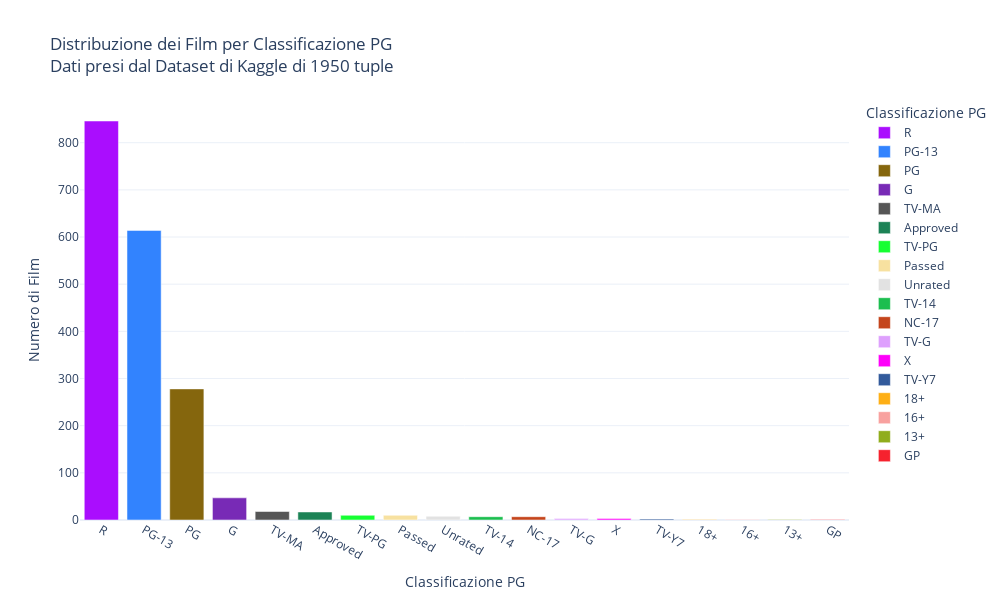

Notebook code for this chart:
### Code cell
# Unimi 2023/2024
# Progetto di Visualizzazione Scientifica
# 984605 Pomayay Gabonal Angello Fernando 
# 01553A Mbaye Serigne Darou

import pandas as pd
import plotly.express as px

# Soppressione degli avvertimenti
import warnings
warnings.simplefilter(action='ignore', category=FutureWarning)

# Lettura del csv
file_path = "../movies_r.csv"
df = pd.read_csv(file_path)

# Calcolo la distribuzione della classificazione PG
pg_distribution = df['PG Rating'].value_counts().reset_index()
pg_distribution.columns = ['PG Rating', 'Count']

# Creazione del grafico a barre
color_map = {}
for pg_rating in pg_distribution['PG Rating']:
    color_map[pg_rating] = px.colors.qualitative.Alphabet[pg_distribution['PG Rating'].tolist().index(pg_rating)]

fig = px.bar(pg_distribution, x='PG Rating', y='Count',
             title='Distribuzione dei Film per Classificazione PG<br>Dati presi dal Dataset di Kaggle di 1950 tuple',
             labels={'Count': 'Numero di Film', 'PG Rating': 'Classificazione PG'},
             color='PG Rating', color_discrete_map=color_map,
             template='plotly_white'
            )  
fig.update_layout(width=1000, height=600)

fig.write_html("../file_html/pg_rating.html")
fig.show()

### Figure 1 — Plotly figure (JSON) as saved in the notebook; plotly's stock layout.template omitted (floating-point values rounded to 4 significant figures)
{"data": [{"alignmentgroup": "True", "hovertemplate": "Classificazione PG=%{x}<br>Numero di Film=%{y}<extra></extra>", "legendgroup": "R", "marker": {"color": "#AA0DFE", "pattern": {"shape": ""}}, "name": "R", "offsetgroup": "R", "orientation": "v", "showlegend": true, "textposition": "auto", "x": ["R"], "xaxis": "x", "y": [846], "yaxis": "y", "type": "bar"}, {"alignmentgroup": "True", "hovertemplate": "Classificazione PG=%{x}<br>Numero di Film=%{y}<extra></extra>", "legendgroup": "PG-13", "marker": {"color": "#3283FE", "pattern": {"shape": ""}}, "name": "PG-13", "offsetgroup": "PG-13", "orientation": "v", "showlegend": true, "textposition": "auto", "x": ["PG-13"], "xaxis": "x", "y": [614], "yaxis": "y", "type": "bar"}, {"alignmentgroup": "True", "hovertemplate": "Classificazione PG=%{x}<br>Numero di Film=%{y}<extra></extra>", "legendgroup": "PG", "marker": {"color": "#85660D", "pattern": {"shape": ""}}, "name": "PG", "offsetgroup": "PG", "orientation": "v", "showlegend": true, "textposition": "auto", "x": ["PG"], "xaxis": "x", "y": [278], "yaxis": "y", "type": "bar"}, {"alignmentgroup": "True", "hovertemplate": "Classificazione PG=%{x}<br>Numero di Film=%{y}<extra></extra>", "legendgroup": "G", "marker": {"color": "#782AB6", "pattern": {"shape": ""}}, "name": "G", "offsetgroup": "G", "orientation": "v", "showlegend": true, "textposition": "auto", "x": ["G"], "xaxis": "x", "y": [47], "yaxis": "y", "type": "bar"}, {"alignmentgroup": "True", "hovertemplate": "Classificazione PG=%{x}<br>Numero di Film=%{y}<extra></extra>", "legendgroup": "TV-MA", "marker": {"color": "#565656", "pattern": {"shape": ""}}, "name": "TV-MA", "offsetgroup": "TV-MA", "orientation": "v", "showlegend": true, "textposition": "auto", "x": ["TV-MA"], "xaxis": "x", "y": [18], "yaxis": "y", "type": "bar"}, {"alignmentgroup": "True", "hovertemplate": "Classificazione PG=%{x}<br>Numero di Film=%{y}<extra></extra>", "legendgroup": "Approved", "marker": {"color": "#1C8356", "pattern": {"shape": ""}}, "name": "Approved", "offsetgroup": "Approved", "orientation": "v", "showlegend": true, "textposition": "auto", "x": ["Approved"], "xaxis": "x", "y": [17], "yaxis": "y", "type": "bar"}, {"alignmentgroup": "True", "hovertemplate": "Classificazione PG=%{x}<br>Numero di Film=%{y}<extra></extra>", "legendgroup": "TV-PG", "marker": {"color": "#16FF32", "pattern": {"shape": ""}}, "name": "TV-PG", "offsetgroup": "TV-PG", "orientation": "v", "showlegend": true, "textposition": "auto", "x": ["TV-PG"], "xaxis": "x", "y": [10], "yaxis": "y", "type": "bar"}, {"alignmentgroup": "True", "hovertemplate": "Classificazione PG=%{x}<br>Numero di Film=%{y}<extra></extra>", "legendgroup": "Passed", "marker": {"color": "#F7E1A0", "pattern": {"shape": ""}}, "name": "Passed", "offsetgroup": "Passed", "orientation": "v", "showlegend": true, "textposition": "auto", "x": ["Passed"], "xaxis": "x", "y": [10], "yaxis": "y", "type": "bar"}, {"alignmentgroup": "True", "hovertemplate": "Classificazione PG=%{x}<br>Numero di Film=%{y}<extra></extra>", "legendgroup": "Unrated", "marker": {"color": "#E2E2E2", "pattern": {"shape": ""}}, "name": "Unrated", "offsetgroup": "Unrated", "orientation": "v", "showlegend": true, "textposition": "auto", "x": ["Unrated"], "xaxis": "x", "y": [8], "yaxis": "y", "type": "bar"}, {"alignmentgroup": "True", "hovertemplate": "Classificazione PG=%{x}<br>Numero di Film=%{y}<extra></extra>", "legendgroup": "TV-14", "marker": {"color": "#1CBE4F", "pattern": {"shape": ""}}, "name": "TV-14", "offsetgroup": "TV-14", "orientation": "v", "showlegend": true, "textposition": "auto", "x": ["TV-14"], "xaxis": "x", "y": [7], "yaxis": "y", "type": "bar"}, {"alignmentgroup": "True", "hovertemplate": "Classificazione PG=%{x}<br>Numero di Film=%{y}<extra></extra>", "legendgroup": "NC-17", "marker": {"color": "#C4451C", "pattern": {"shape": ""}}, "name": "NC-17", "offsetgroup": "NC-17", "orientation": "v", "showlegend": true, "textposition": "auto", "x": ["NC-17"], "xaxis": "x", "y": [7], "yaxis": "y", "type": "bar"}, {"alignmentgroup": "True", "hovertemplate": "Classificazione PG=%{x}<br>Numero di Film=%{y}<extra></extra>", "legendgroup": "TV-G", "marker": {"color": "#DEA0FD", "pattern": {"shape": ""}}, "name": "TV-G", "offsetgroup": "TV-G", "orientation": "v", "showlegend": true, "textposition": "auto", "x": ["TV-G"], "xaxis": "x", "y": [3], "yaxis": "y", "type": "bar"}, {"alignmentgroup": "True", "hovertemplate": "Classificazione PG=%{x}<br>Numero di Film=%{y}<extra></extra>", "legendgroup": "X", "marker": {"color": "#FE00FA", "pattern": {"shape": ""}}, "name": "X", "offsetgroup": "X", "orientation": "v", "showlegend": true, "textposition": "auto", "x": ["X"], "xaxis": "x", "y": [3], "yaxis": "y", "type": "bar"}, {"alignmentgroup": "True", "hovertemplate": "Classificazione PG=%{x}<br>Numero di Film=%{y}<extra></extra>", "legendgroup": "TV-Y7", "marker": {"color": "#325A9B", "pattern": {"shape": ""}}, "name": "TV-Y7", "offsetgroup": "TV-Y7", "orientation": "v", "showlegend": true, "textposition": "auto", "x": ["TV-Y7"], "xaxis": "x", "y": [2], "yaxis": "y", "type": "bar"}, {"alignmentgroup": "True", "hovertemplate": "Classificazione PG=%{x}<br>Numero di Film=%{y}<extra></extra>", "legendgroup": "18+", "marker": {"color": "#FEAF16", "pattern": {"shape": ""}}, "name": "18+", "offsetgroup": "18+", "orientation": "v", "showlegend": true, "textposition": "auto", "x": ["18+"], "xaxis": "x", "y": [1], "yaxis": "y", "type": "bar"}, {"alignmentgroup": "True", "hovertemplate": "Classificazione PG=%{x}<br>Numero di Film=%{y}<extra></extra>", "legendgroup": "16+", "marker": {"color": "#F8A19F", "pattern": {"shape": ""}}, "name": "16+", "offsetgroup": "16+", "orientation": "v", "showlegend": true, "textposition": "auto", "x": ["16+"], "xaxis": "x", "y": [1], "yaxis": "y", "type": "bar"}, {"alignmentgroup": "True", "hovertemplate": "Classificazione PG=%{x}<br>Numero di Film=%{y}<extra></extra>", "legendgroup": "13+", "marker": {"color": "#90AD1C", "pattern": {"shape": ""}}, "name": "13+", "offsetgroup": "13+", "orientation": "v", "showlegend": true, "textposition": "auto", "x": ["13+"], "xaxis": "x", "y": [1], "yaxis": "y", "type": "bar"}, {"alignmentgroup": "True", "hovertemplate": "Classificazione PG=%{x}<br>Numero di Film=%{y}<extra></extra>", "legendgroup": "GP", "marker": {"color": "#F6222E", "pattern": {"shape": ""}}, "name": "GP", "offsetgroup": "GP", "orientation": "v", "showlegend": true, "textposition": "auto", "x": ["GP"], "xaxis": "x", "y": [1], "yaxis": "y", "type": "bar"}], "layout": {"xaxis": {"anchor": "y", "domain": [0.0, 1.0], "title": {"text": "Classificazione PG"}, "categoryorder": "array", "categoryarray": ["R", "PG-13", "PG", "G", "TV-MA", "Approved", "TV-PG", "Passed", "Unrated", "TV-14", "NC-17", "TV-G", "X", "TV-Y7", "18+", "16+", "13+", "GP"]}, "yaxis": {"anchor": "x", "domain": [0.0, 1.0], "title": {"text": "Numero di Film"}}, "legend": {"title": {"text": "Classificazione PG"}, "tracegroupgap": 0}, "title": {"text": "Distribuzione dei Film per Classificazione PG<br>Dati presi dal Dataset di Kaggle di 1950 tuple"}, "barmode": "relative", "width": 1000, "height": 600}}
